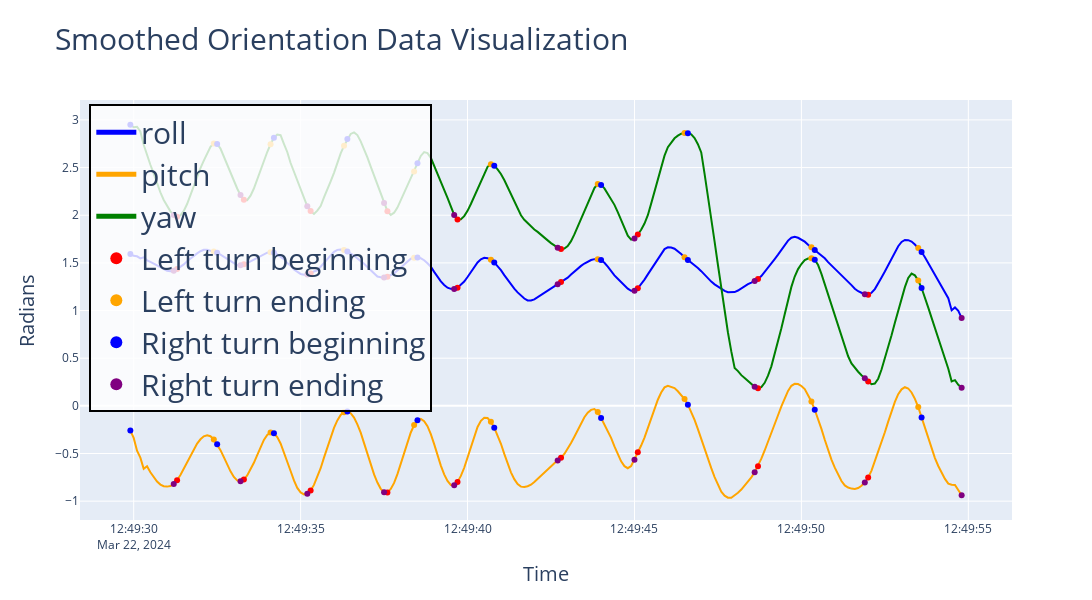

Write notebook code for a chart like this one.
### Markdown cell above
#### Smooth the data

### Code cell
smoothed_orientation_df = smooth_data([unwrapped_data], window_size=10)[0]
display(smoothed_orientation_df.head())
draw_plotly_new(smoothed_orientation_df, col=split_on, granular=True, title="Smoothed Orientation Data Visualization")

### Figure 1 — Plotly figure (JSON) as saved in the notebook; plotly's stock layout.template omitted (floating-point values rounded to 4 significant figures; data arrays with more than 128 entries replaced by an {"elided": "..."} marker saying what was removed)
{"data": [{"line": {"color": "blue"}, "mode": "lines", "name": "roll", "type": "scatter", "x": {"elided": "250 str values"}, "y": {"elided": "250 float values"}}, {"marker": {"color": "red", "size": 6}, "mode": "markers", "name": "roll Left turn beginning", "showlegend": false, "type": "scatter", "x": ["2024-03-22T12:49:31.300000", "2024-03-22T12:49:33.300000", "2024-03-22T12:49:35.300000", "2024-03-22T12:49:37.600000", "2024-03-22T12:49:39.700000", "2024-03-22T12:49:42.800000", "2024-03-22T12:49:45.100000", "2024-03-22T12:49:48.700000", "2024-03-22T12:49:52"], "y": [1.436, 1.485, 1.39, 1.355, 1.24, 1.298, 1.234, 1.331, 1.165]}, {"marker": {"color": "orange", "size": 6}, "mode": "markers", "name": "roll Left turn ending", "showlegend": false, "type": "scatter", "x": ["2024-03-22T12:49:32.400000", "2024-03-22T12:49:34.100000", "2024-03-22T12:49:36.300000", "2024-03-22T12:49:38.400000", "2024-03-22T12:49:40.700000", "2024-03-22T12:49:43.900000", "2024-03-22T12:49:46.500000", "2024-03-22T12:49:50.300000", "2024-03-22T12:49:53.500000"], "y": [1.62, 1.611, 1.634, 1.553, 1.532, 1.539, 1.558, 1.663, 1.657]}, {"marker": {"color": "blue", "size": 6}, "mode": "markers", "name": "roll Right turn beginning", "showlegend": false, "type": "scatter", "x": ["2024-03-22T12:49:29.900000", "2024-03-22T12:49:32.500000", "2024-03-22T12:49:34.200000", "2024-03-22T12:49:36.400000", "2024-03-22T12:49:38.500000", "2024-03-22T12:49:40.800000", "2024-03-22T12:49:44", "2024-03-22T12:49:46.600000", "2024-03-22T12:49:50.400000", "2024-03-22T12:49:53.600000"], "y": [1.592, 1.606, 1.607, 1.619, 1.556, 1.504, 1.53, 1.53, 1.635, 1.614]}, {"marker": {"color": "purple", "size": 6}, "mode": "markers", "name": "roll Right turn ending", "showlegend": false, "type": "scatter", "x": ["2024-03-22T12:49:31.200000", "2024-03-22T12:49:33.200000", "2024-03-22T12:49:35.200000", "2024-03-22T12:49:37.500000", "2024-03-22T12:49:39.600000", "2024-03-22T12:49:42.700000", "2024-03-22T12:49:45", "2024-03-22T12:49:48.600000", "2024-03-22T12:49:51.900000", "2024-03-22T12:49:54.800000"], "y": [1.418, 1.474, 1.379, 1.346, 1.226, 1.276, 1.207, 1.31, 1.171, 0.9218]}, {"line": {"color": "orange"}, "mode": "lines", "name": "pitch", "type": "scatter", "x": {"elided": "250 str values"}, "y": {"elided": "250 float values"}}, {"marker": {"color": "red", "size": 6}, "mode": "markers", "name": "pitch Left turn beginning", "showlegend": false, "type": "scatter", "x": ["2024-03-22T12:49:31.300000", "2024-03-22T12:49:33.300000", "2024-03-22T12:49:35.300000", "2024-03-22T12:49:37.600000", "2024-03-22T12:49:39.700000", "2024-03-22T12:49:42.800000", "2024-03-22T12:49:45.100000", "2024-03-22T12:49:48.700000", "2024-03-22T12:49:52"], "y": [-0.7802, -0.7733, -0.8894, -0.9087, -0.7978, -0.5444, -0.4865, -0.6331, -0.7511]}, {"marker": {"color": "orange", "size": 6}, "mode": "markers", "name": "pitch Left turn ending", "showlegend": false, "type": "scatter", "x": ["2024-03-22T12:49:32.400000", "2024-03-22T12:49:34.100000", "2024-03-22T12:49:36.300000", "2024-03-22T12:49:38.400000", "2024-03-22T12:49:40.700000", "2024-03-22T12:49:43.900000", "2024-03-22T12:49:46.500000", "2024-03-22T12:49:50.300000", "2024-03-22T12:49:53.500000"], "y": [-0.3521, -0.2807, -0.06583, -0.201, -0.168, -0.06492, 0.0718, 0.04519, -0.01288]}, {"marker": {"color": "blue", "size": 6}, "mode": "markers", "name": "pitch Right turn beginning", "showlegend": false, "type": "scatter", "x": ["2024-03-22T12:49:29.900000", "2024-03-22T12:49:32.500000", "2024-03-22T12:49:34.200000", "2024-03-22T12:49:36.400000", "2024-03-22T12:49:38.500000", "2024-03-22T12:49:40.800000", "2024-03-22T12:49:44", "2024-03-22T12:49:46.600000", "2024-03-22T12:49:50.400000", "2024-03-22T12:49:53.600000"], "y": [-0.2592, -0.4023, -0.288, -0.05921, -0.1516, -0.2291, -0.1272, 0.01283, -0.04097, -0.1226]}, {"marker": {"color": "purple", "size": 6}, "mode": "markers", "name": "pitch Right turn ending", "showlegend": false, "type": "scatter", "x": ["2024-03-22T12:49:31.200000", "2024-03-22T12:49:33.200000", "2024-03-22T12:49:35.200000", "2024-03-22T12:49:37.500000", "2024-03-22T12:49:39.600000", "2024-03-22T12:49:42.700000", "2024-03-22T12:49:45", "2024-03-22T12:49:48.600000", "2024-03-22T12:49:51.900000", "2024-03-22T12:49:54.800000"], "y": [-0.8208, -0.7917, -0.9229, -0.9059, -0.8336, -0.5742, -0.5648, -0.6963, -0.8031, -0.938]}, {"line": {"color": "green"}, "mode": "lines", "name": "yaw", "type": "scatter", "x": {"elided": "250 str values"}, "y": {"elided": "250 float values"}}, {"marker": {"color": "red", "size": 6}, "mode": "markers", "name": "yaw Left turn beginning", "showlegend": false, "type": "scatter", "x": ["2024-03-22T12:49:31.300000", "2024-03-22T12:49:33.300000", "2024-03-22T12:49:35.300000", "2024-03-22T12:49:37.600000", "2024-03-22T12:49:39.700000", "2024-03-22T12:49:42.800000", "2024-03-22T12:49:45.100000", "2024-03-22T12:49:48.700000", "2024-03-22T12:49:52"], "y": [1.985, 2.164, 2.043, 2.042, 1.956, 1.647, 1.797, 0.1844, 0.2561]}, {"marker": {"color": "orange", "size": 6}, "mode": "markers", "name": "yaw Left turn ending", "showlegend": false, "type": "scatter", "x": ["2024-03-22T12:49:32.400000", "2024-03-22T12:49:34.100000", "2024-03-22T12:49:36.300000", "2024-03-22T12:49:38.400000", "2024-03-22T12:49:40.700000", "2024-03-22T12:49:43.900000", "2024-03-22T12:49:46.500000", "2024-03-22T12:49:50.300000", "2024-03-22T12:49:53.500000"], "y": [2.754, 2.746, 2.728, 2.46, 2.536, 2.329, 2.862, 1.549, 1.315]}, {"marker": {"color": "blue", "size": 6}, "mode": "markers", "name": "yaw Right turn beginning", "showlegend": false, "type": "scatter", "x": ["2024-03-22T12:49:29.900000", "2024-03-22T12:49:32.500000", "2024-03-22T12:49:34.200000", "2024-03-22T12:49:36.400000", "2024-03-22T12:49:38.500000", "2024-03-22T12:49:40.800000", "2024-03-22T12:49:44", "2024-03-22T12:49:46.600000", "2024-03-22T12:49:50.400000", "2024-03-22T12:49:53.600000"], "y": [2.949, 2.747, 2.813, 2.799, 2.544, 2.52, 2.318, 2.861, 1.533, 1.236]}, {"marker": {"color": "purple", "size": 6}, "mode": "markers", "name": "yaw Right turn ending", "showlegend": false, "type": "scatter", "x": ["2024-03-22T12:49:31.200000", "2024-03-22T12:49:33.200000", "2024-03-22T12:49:35.200000", "2024-03-22T12:49:37.500000", "2024-03-22T12:49:39.600000", "2024-03-22T12:49:42.700000", "2024-03-22T12:49:45", "2024-03-22T12:49:48.600000", "2024-03-22T12:49:51.900000", "2024-03-22T12:49:54.800000"], "y": [2.003, 2.211, 2.093, 2.129, 2.003, 1.66, 1.755, 0.1993, 0.2904, 0.1911]}, {"legendgroup": "Left", "marker": {"color": "red", "size": 6}, "mode": "markers", "name": "Left turn beginning", "showlegend": true, "type": "scatter", "x": [null], "y": [null]}, {"legendgroup": "Left", "marker": {"color": "orange", "size": 6}, "mode": "markers", "name": "Left turn ending", "showlegend": true, "type": "scatter", "x": [null], "y": [null]}, {"legendgroup": "Right", "marker": {"color": "blue", "size": 6}, "mode": "markers", "name": "Right turn beginning", "showlegend": true, "type": "scatter", "x": [null], "y": [null]}, {"legendgroup": "Right", "marker": {"color": "purple", "size": 6}, "mode": "markers", "name": "Right turn ending", "showlegend": true, "type": "scatter", "x": [null], "y": [null]}], "layout": {"height": 600, "legend": {"bgcolor": "rgba(255, 255, 255, 0.8)", "bordercolor": "Black", "borderwidth": 2, "font": {"size": 30}, "itemsizing": "constant", "itemwidth": 40, "traceorder": "normal", "x": 0.01, "y": 0.99}, "title": {"font": {"size": 30}, "text": "Smoothed Orientation Data Visualization"}, "width": 1200, "xaxis": {"title": {"font": {"size": 20}, "text": "Time"}}, "yaxis": {"title": {"font": {"size": 20}, "text": "Radians"}}}}
